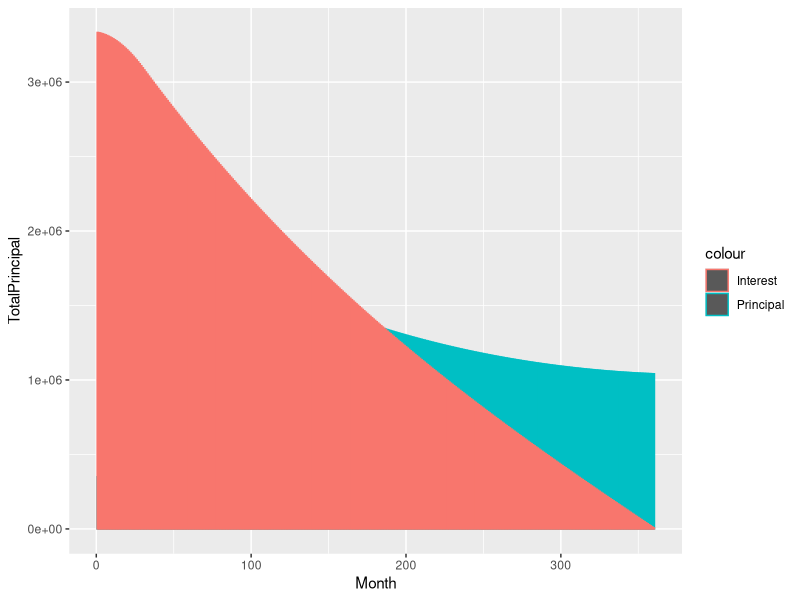

The R source for this figure:
#Modeling Passthrough

#Initiate
require(data.table)
Principal = 500000000
WAC = 8.75/100 #weighted average coupon
PT.rate = 8/100 #passthrough rate
PSA = 75/100 
WAM = 360 #weighted average maturity
seasoning = 0 #seasoning of the pool

#define annuity function
pmt <- function(r,nper,pv,fv){
  return(pv*r*(1+r)^nper/((1+r)^nper-1))
}
#Calculate Constant Prepayment Rate(CPR) and Single Monthly Mortality(SMM)
CPR = matrix(seq(1,WAM))
colnames(CPR) <- c('Month')
CPR <- data.table(CPR)
CPR[Month<(30-seasoning),cpr:= PSA*0.06*(Month+seasoning)/30]
CPR[Month>=(30-seasoning),cpr:= PSA*0.06]
CPR[,smm:= 1-(1-cpr)^(1/12)]
#modeling total cf for the pool(pass-through)
pt = matrix(NA,WAM,1)
colnames(pt) = c('Month')
pt = data.table(pt)
pt$Month = seq(1,WAM)
pt[1,OutstandingBalance:=Principal] #set initial balance
pt$SMM = CPR$smm

for(month in 1:(WAM-1)){
  pt[month,MortgagePayment:= pmt(WAC/12,WAM-Month+1,OutstandingBalance,0)]
  pt[month,NetI:= OutstandingBalance*PT.rate/12] #Net Interest
  pt[month,ScheduledPrincipal:= MortgagePayment-OutstandingBalance*WAC/12]
  pt[month,Prepayment:= SMM*(OutstandingBalance-ScheduledPrincipal)]
  pt[month,TotalPrincipal:= ScheduledPrincipal+Prepayment]
  pt[month,CF:= TotalPrincipal+NetI]
  pt[month+1,OutstandingBalance := pt[month,2]-pt[month,8]] #pervious month's OutstandingBalance - previous month's TotalPrincipal
}
#cf of the last month
pt[.N,MortgagePayment:= pmt(WAC/12,WAM-Month+1,OutstandingBalance,0)]
pt[.N,NetI:= OutstandingBalance*PT.rate/12]
pt[.N,ScheduledPrincipal:= MortgagePayment-OutstandingBalance*WAC/12]
pt[.N,Prepayment:= SMM*(OutstandingBalance-ScheduledPrincipal)]
pt[.N,TotalPrincipal:= ScheduledPrincipal+Prepayment]
pt[.N,CF:= TotalPrincipal+NetI]

#Calculate duration, WAL
pt[,duration:= CF/(1+PT.rate/12)^Month*Month/Principal]
duration.month = sum(pt$duration)
duration.year = duration.month/12
WAL = sum(pt[,TotalPrincipal*Month/Principal])

#plot prinicipal component
require(ggplot2)
ggplot(pt,(aes(Month))) +
      geom_bar(aes(y= TotalPrincipal,colour = "Principal"),stat='identity') +
      geom_bar(aes(y= NetI,colour = "Interest"),stat='identity')